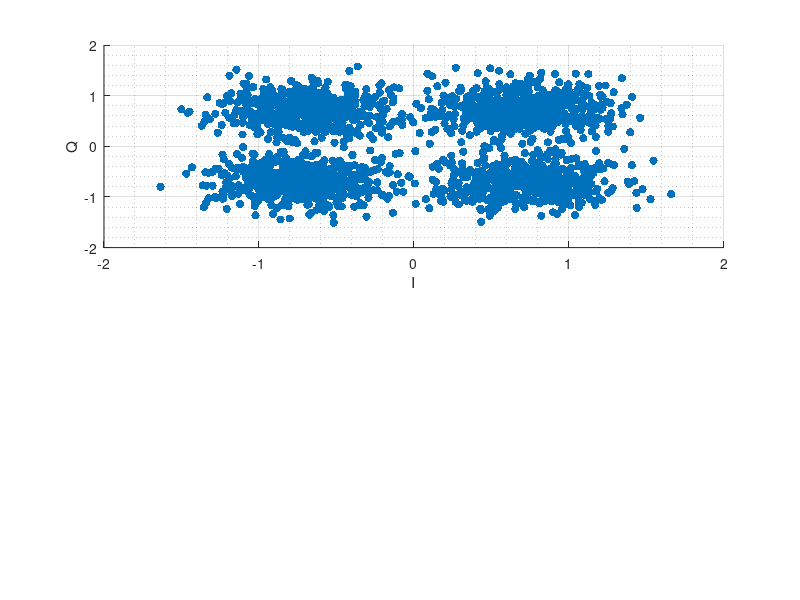

MATLAB code for this plot: (Note: this script raises an error after producing the figure.)
N=4096;
F=1000;
T=1/F;


% creating tx signal
bits = rand(N,1)>0.5;
Ibits = 2*bits(1:2:N)-1;
Qbits = 2*bits(2:2:N)-1;
S = (Ibits+1i*Qbits)*1/sqrt(2);
Ns=size(S,1);
Ncp=round(Ns/10);
Stx = ifft(fftshift(S));
Scp = Stx(Ns-Ncp+1:Ns);
NewS = cat(1,Scp,Stx);


% noise
snr = [41:-0.5:-10];
N0 = 10.^(-snr./10);
noise = sqrt((N0)/2).*randn(Ns+Ncp,1)+1i*sqrt((N0)/2).*randn(Ns+Ncp,1);

NewS = NewS+noise;

% processing rx signal
Srx = NewS(size(Scp,1)+1:size(Stx,1)+size(Scp,1),:) ;
S2 = fftshift(fft(Srx),1);
b=zeros(N,size(snr,2));
b(1:2:N,:)=real(S2);
b(2:2:N,:)=imag(S2);
bitsRx=b>0;


% time and frequancy steps
f=((-N/2:1:(N)/2-1)*F).';
fs=((0:N-1)*F).';
t=((0:Ns-1)*T).';
tcp=((0:Ns+Ncp-1)*T).';

% compare rx and tx
cmp = bits==bitsRx(1:N,:);
BER = 1-mean(cmp,1);
%plots
figure (1)
 for i=1:size(snr,2)
    clf;
    subplot(2,1,1)
    hold on
    scatter(real(S2(:,i)),imag(S2(:,i)),'filled');
    grid on
    grid minor
    xlabel('I');
    ylabel('Q');
    title('IQ with SNR',snr(i));
    xlim([-2 2])
    ylim([-2 2])
    hold off
    

    subplot(2,1,2)
    hold on
    semilogy(f,cmp(1:N,i),'o');
    grid on
    grid minor
    xlabel('f,Гц');
    ylabel('Bits');
    title('Comparison');
    hold off
    pause(0.05)
 end

 figure (2)
    semilogy(snr,BER);
    grid on
    grid minor
    xlabel('SNR,db');
    ylabel('BER');
